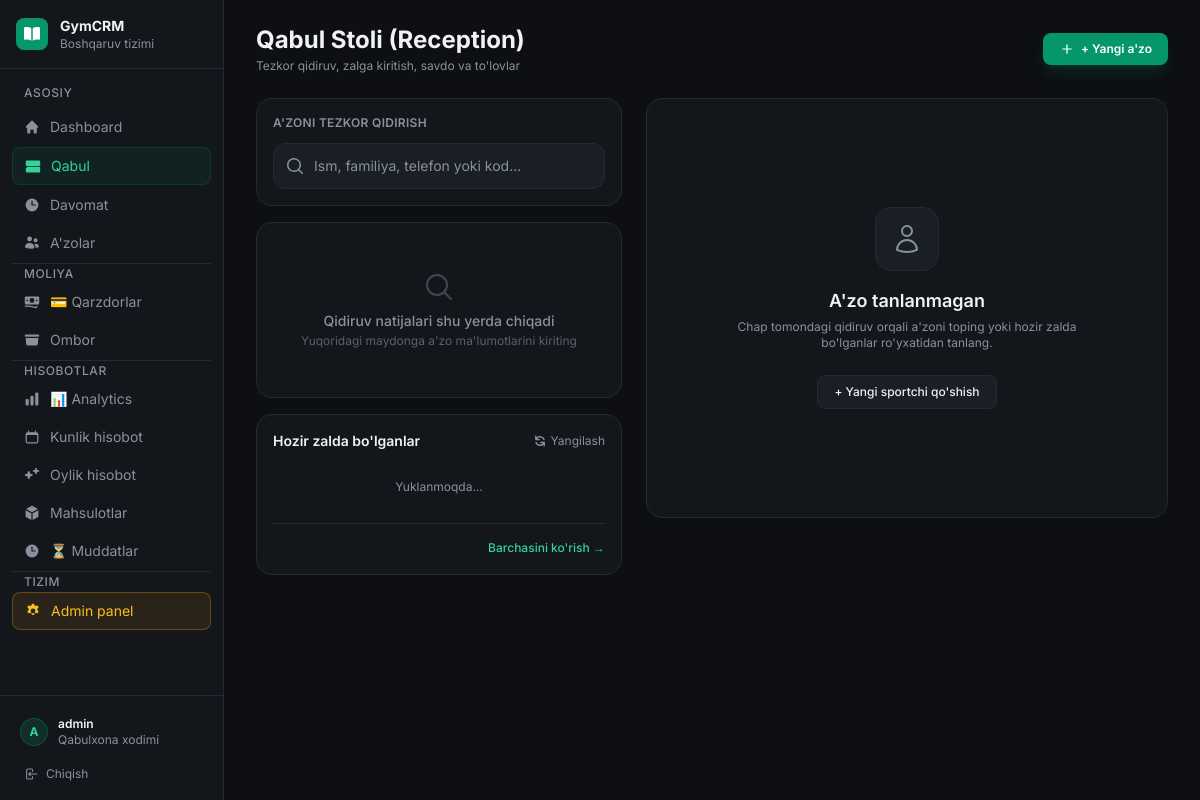
The page /members/reception/ (signed in) on the database its author committed.
### apps/accounts/models.py (models this page shows, shortened)
class User(AbstractUser):
    role = models.CharField("Rol", max_length=20, choices=Role.choices, default=Role.RECEPTIONIST)
    phone = models.CharField("Telefon", max_length=32, blank=True)
    class Meta:
        ordering = ["username"]
        verbose_name = "Foydalanuvchi"
        verbose_name_plural = "Foydalanuvchilar"
    @property
    def is_manager(self):
        return self.role in (Role.OWNER, Role.MANAGER) or self.is_superuser

### apps/members/views.py (the view)
# urls.py: path("reception/", views.reception_home, name="reception"),
@login_required
def reception_home(request):
    return render(request, "members/reception.html", {})

### templates/members/reception.html (shortened to what this page needs)
{% extends "base.html" %}
{% block content %}
<div class="space-y-6">
  <div class="flex flex-col sm:flex-row sm:items-center justify-between gap-4">
    <div>
      <h1 class="text-2xl font-bold text-[#F0F2F5]">Qabul Stoli (Reception)</h1>
      <p class="text-xs text-[#8A919E] mt-0.5">Tezkor qidiruv, zalga kiritish, savdo va to'lovlar</p>
    </div>
    <div class="flex items-center gap-2">
      <a href="{% url 'members:create' %}"
         class="inline-flex items-center gap-1.5 px-4 py-2 bg-emerald-600 hover:bg-emerald-500 text-white text-xs font-semibold rounded-lg transition-colors shadow-lg shadow-emerald-600/20">
        <svg xmlns="http://www.w3.org/2000/svg" viewBox="0 0 20 20" fill="currentColor" class="w-4 h-4">
          <path d="M10.75 4.75a.75.75 0 00-1.5 0v4.5h-4.5a.75.75 0 000 1.5h4.5v4.5a.75.75 0 001.5 0v-4.5h4.5a.75.75 0 000-1.5h-4.5v-4.5z"/>
        </svg>
        + Yangi a'zo
      </a>
    </div>
  </div>
  <div class="grid grid-cols-1 lg:grid-cols-12 gap-6">
    <div class="lg:col-span-5 space-y-4">
      <div class="bg-[#13161B] border border-[#252A33] rounded-2xl p-4 space-y-3">
        <label for="member-search" class="block text-xs font-semibold text-[#8A919E] uppercase tracking-wide">
          A'zoni tezkor qidirish
        </label>
        <div class="relative">
          <input type="text"
                 id="member-search"
                 name="q"
                 placeholder="Ism, familiya, telefon yoki kod..."
                 autocomplete="off"
                 autofocus
                 hx-get="{% url 'members:list' %}"
                 hx-trigger="keyup changed delay:300ms, search"
                 hx-target="#search-results"
                 hx-indicator="#search-spinner"
                 class="w-full bg-[#1A1E25] border border-[#252A33] rounded-xl pl-10 pr-10 py-3 text-sm text-[#F0F2F5] placeholder-[#8A919E] focus:outline-none focus:border-emerald-500 focus:ring-1 focus:ring-emerald-500/30 transition-all">
          <div class="absolute inset-y-0 left-0 pl-3 flex items-center pointer-events-none text-[#8A919E]">
          </div>
        </div>
      </div>
      <div id="search-results" class="bg-[#13161B] border border-[#252A33] rounded-2xl p-4 min-h-[160px]">
        <div class="text-center py-8 text-[#8A919E]">
          <svg xmlns="http://www.w3.org/2000/svg" viewBox="0 0 24 24" fill="none" stroke="currentColor" class="w-8 h-8 mx-auto mb-2 opacity-40">
            <path stroke-linecap="round" stroke-linejoin="round" stroke-width="1.5" d="M21 21l-5.197-5.197m0 0A7.5 7.5 0 105.196 5.196a7.5 7.5 0 0010.607 10.607z" />
          </svg>
          <p class="text-sm font-medium">Qidiruv natijalari shu yerda chiqadi</p>
          <p class="text-xs text-[#8A919E]/60 mt-0.5">Yuqoridagi maydonga a'zo ma'lumotlarini kiriting</p>
        </div>
      </div>
      <div class="bg-[#13161B] border border-[#252A33] rounded-2xl p-4">
        <div class="flex items-center justify-between mb-3">
          <h2 class="text-sm font-semibold text-[#F0F2F5]">Hozir zalda bo'lganlar</h2>
          <button hx-get="{% url 'attendance:in_gym_list' %}"
                  hx-target="#in-gym-panel"
                  class="text-xs text-[#8A919E] hover:text-emerald-400 transition-colors flex items-center gap-1">
            Yangilash
          </button>
        </div>
        <div id="in-gym-panel"
             hx-get="{% url 'attendance:in_gym_list' %}"
             hx-trigger="load, every 30s">
          <div class="text-center py-4 text-xs text-[#8A919E]">Yuklanmoqda...</div>
        </div>
        <div class="mt-3 pt-2.5 border-t border-[#252A33] text-right">
          <a href="{% url 'attendance:board' %}"
             class="text-xs text-emerald-400 hover:text-emerald-300 font-medium inline-flex items-center gap-1 transition-colors">
            Barchasini ko'rish &rarr;
          </a>
        </div>
      </div>
    </div>
    <div class="lg:col-span-7">
      <div id="member-card-modal"
           x-data="{ open: false }"
           x-on:htmx:after-swap.window="if ($event.detail.target && $el.querySelector('#member-card')?.contains($event.detail.target) && $el.querySelector('#member-card').innerHTML.trim() !== '') { open = true; }"
           x-effect="document.body.classList.toggle('member-modal-open', open)"
           x-on:close-member-modal.window="open = false"
           @keydown.escape.window="open = false">
        <div :class="open
               ? 'fixed inset-x-0 bottom-0 z-50 rounded-t-2xl max-h-[90dvh] overflow-y-auto pb-[env(safe-area-inset-bottom)] md:static md:z-auto md:max-h-none md:overflow-visible md:pb-0 md:rounded-none'
               : 'hidden md:block md:static md:z-auto md:max-h-none md:overflow-visible md:pb-0 md:rounded-none'"
             class="w-full max-w-full overflow-x-hidden">
          <div id="member-card" class="w-full max-w-full overflow-x-hidden">
            <div class="bg-[#13161B] border border-[#252A33] rounded-2xl p-10 text-center text-[#8A919E] flex flex-col items-center justify-center min-h-[420px]">
              <div class="w-16 h-16 rounded-2xl bg-[#1A1E25] border border-[#252A33] flex items-center justify-center mb-4 text-[#8A919E]">
              </div>
              <h2 class="text-lg font-semibold text-[#F0F2F5] mb-1">A'zo tanlanmagan</h2>
              <p class="text-xs text-[#8A919E] max-w-sm">
                Chap tomondagi qidiruv orqali a'zoni toping yoki hozir zalda bo'lganlar ro'yxatidan tanlang.
              </p>
              <div class="mt-6 flex gap-3">
                <a href="{% url 'members:create' %}"
                   class="px-4 py-2 bg-[#1A1E25] hover:bg-[#252A33] border border-[#252A33] text-[#F0F2F5] text-xs font-medium rounded-lg transition-colors">
                  + Yangi sportchi qo'shish
                </a>
              </div>
            </div>
          </div>
        </div>
      </div>
    </div>
  </div>
</div>
{% endblock %}

### templates/base.html (shortened to what this page needs)
{% load static humanize %}
<!DOCTYPE html>
<html lang="uz" class="dark overflow-x-hidden">
<head>
  <script src="https://cdn.tailwindcss.com"></script>
</head>
<body class="min-h-screen bg-[#0D0F12] antialiased overflow-x-hidden">
  {% if user.is_authenticated %}
  <div x-data="{ open: false }" @keydown.escape.window="open = false">
    <aside id="sidebar"
      class="fixed inset-y-0 left-0 z-40 w-56 bg-[#13161B] border-r border-[#252A33] flex flex-col
             transform -translate-x-full lg:translate-x-0 transition-transform duration-200 ease-in-out"
      :class="open ? 'translate-x-0' : ''">
      <div class="flex items-center gap-3 px-4 py-4 border-b border-[#252A33]">
        <div class="w-8 h-8 bg-emerald-600 rounded-lg flex items-center justify-center flex-shrink-0">
        </div>
        <div>
          <p class="text-sm font-bold text-[#F0F2F5]">GymCRM</p>
          <p class="text-xs text-[#8A919E]">Boshqaruv tizimi</p>
        </div>
      </div>
      <nav class="flex-1 overflow-y-auto px-3 py-4 space-y-0.5">
        <p class="text-xs font-medium text-[#8A919E] uppercase tracking-wider px-3 mb-2">Asosiy</p>
        <a href="{% url 'dashboard:index' %}"
           class="flex items-center gap-2.5 px-3 py-2 rounded-lg text-sm transition-colors
                  {% if request.resolver_match.namespace == 'dashboard' %}bg-emerald-600/10 text-emerald-400 border border-emerald-600/20{% else %}text-[#8A919E] hover:text-[#F0F2F5] hover:bg-[#1A1E25]{% endif %}">
          Dashboard
        </a>
        <a href="{% url 'members:reception' %}"
           class="flex items-center gap-2.5 px-3 py-2 rounded-lg text-sm transition-colors
                  {% if request.resolver_match.url_name == 'reception' %}bg-emerald-600/10 text-emerald-400 border border-emerald-600/20{% else %}text-[#8A919E] hover:text-[#F0F2F5] hover:bg-[#1A1E25]{% endif %}">
          Qabul
        </a>
        <a href="{% url 'attendance:board' %}"
           class="flex items-center gap-2.5 px-3 py-2 rounded-lg text-sm transition-colors
                  {% if request.resolver_match.namespace == 'attendance' and request.resolver_match.url_name == 'board' %}bg-emerald-600/10 text-emerald-400 border border-emerald-600/20{% else %}text-[#8A919E] hover:text-[#F0F2F5] hover:bg-[#1A1E25]{% endif %}">
          <svg xmlns="http://www.w3.org/2000/svg" viewBox="0 0 20 20" fill="currentColor" class="w-4 h-4 flex-shrink-0">
            <path fill-rule="evenodd" d="M10 18a8 8 0 100-16 8 8 0 000 16zm.75-13a.75.75 0 00-1.5 0v5c0 .414.336.75.75.75h4a.75.75 0 000-1.5h-3.25V5z" clip-rule="evenodd"/>
          </svg>
          Davomat
        </a>
        <a href="{% url 'members:list' %}"
           class="flex items-center gap-2.5 px-3 py-2 rounded-lg text-sm transition-colors
                  {% if request.resolver_match.namespace == 'members' and request.resolver_match.url_name == 'list' %}bg-emerald-600/10 text-emerald-400 border border-emerald-600/20{% else %}text-[#8A919E] hover:text-[#F0F2F5] hover:bg-[#1A1E25]{% endif %}">
          A'zolar
        </a>
        <div class="my-3 border-t border-[#252A33]"></div>
        <p class="text-xs font-medium text-[#8A919E] uppercase tracking-wider px-3 mb-2">Moliya</p>
        <a href="{% url 'billing:debtors' %}"
           class="flex items-center gap-2.5 px-3 py-2 rounded-lg text-sm transition-colors
                  {% if request.resolver_match.namespace == 'billing' %}bg-emerald-600/10 text-emerald-400 border border-emerald-600/20{% else %}text-[#8A919E] hover:text-[#F0F2F5] hover:bg-[#1A1E25]{% endif %}">
          💳 Qarzdorlar
        </a>
        {% if user.is_manager %}
        <a href="{% url 'inventory:list' %}"
           class="flex items-center gap-2.5 px-3 py-2 rounded-lg text-sm transition-colors
                  {% if request.resolver_match.namespace == 'inventory' %}bg-emerald-600/10 text-emerald-400 border border-emerald-600/20{% else %}text-[#8A919E] hover:text-[#F0F2F5] hover:bg-[#1A1E25]{% endif %}">
          <svg xmlns="http://www.w3.org/2000/svg" viewBox="0 0 20 20" fill="currentColor" class="w-4 h-4 flex-shrink-0">
            <path d="M2 3a1 1 0 00-1 1v1a1 1 0 001 1h16a1 1 0 001-1V4a1 1 0 00-1-1H2zM2 7.5h16l-.811 7.71a2 2 0 01-1.99 1.79H4.802a2 2 0 01-1.99-1.79L2 7.5z"/>
          </svg>
          Ombor
        </a>
        {% endif %}
        <div class="my-3 border-t border-[#252A33]"></div>
        <p class="text-xs font-medium text-[#8A919E] uppercase tracking-wider px-3 mb-2">Hisobotlar</p>
        <a href="{% url 'reports:analytics' %}"
           class="flex items-center gap-2.5 px-3 py-2 rounded-lg text-sm transition-colors
                  {% if request.resolver_match.url_name == 'analytics' %}bg-emerald-600/10 text-emerald-400 border border-emerald-600/20{% else %}text-[#8A919E] hover:text-[#F0F2F5] hover:bg-[#1A1E25]{% endif %}">
          📊 Analytics
        </a>
        <a href="{% url 'reports:daily' %}"
           class="flex items-center gap-2.5 px-3 py-2 rounded-lg text-sm transition-colors
                  {% if request.resolver_match.url_name == 'daily' %}bg-emerald-600/10 text-emerald-400 border border-emerald-600/20{% else %}text-[#8A919E] hover:text-[#F0F2F5] hover:bg-[#1A1E25]{% endif %}">
          Kunlik hisobot
        </a>
        <a href="{% url 'reports:monthly' %}"
           class="flex items-center gap-2.5 px-3 py-2 rounded-lg text-sm transition-colors
                  {% if request.resolver_match.url_name == 'monthly' %}bg-emerald-600/10 text-emerald-400 border border-emerald-600/20{% else %}text-[#8A919E] hover:text-[#F0F2F5] hover:bg-[#1A1E25]{% endif %}">
          Oylik hisobot
        </a>
        <a href="{% url 'reports:products' %}"
           class="flex items-center gap-2.5 px-3 py-2 rounded-lg text-sm transition-colors
                  {% if request.resolver_match.url_name == 'products' %}bg-emerald-600/10 text-emerald-400 border border-emerald-600/20{% else %}text-[#8A919E] hover:text-[#F0F2F5] hover:bg-[#1A1E25]{% endif %}">
          Mahsulotlar
        </a>
        <a href="{% url 'reports:expiring' %}"
           class="flex items-center gap-2.5 px-3 py-2 rounded-lg text-sm transition-colors
                  {% if request.resolver_match.url_name == 'expiring' %}bg-emerald-600/10 text-emerald-400 border border-emerald-600/20{% else %}text-[#8A919E] hover:text-[#F0F2F5] hover:bg-[#1A1E25]{% endif %}">
          <svg xmlns="http://www.w3.org/2000/svg" viewBox="0 0 20 20" fill="currentColor" class="w-4 h-4 flex-shrink-0">
            <path fill-rule="evenodd" d="M10 18a8 8 0 100-16 8 8 0 000 16zm.75-13a.75.75 0 00-1.5 0v5c0 .414.336.75.75.75h4a.75.75 0 000-1.5h-3.25V5z" clip-rule="evenodd"/>
          </svg>
          ⏳ Muddatlar
        </a>
        {% if user.is_staff %}
        <div class="my-3 border-t border-[#252A33]"></div>
        <p class="text-xs font-medium text-[#8A919E] uppercase tracking-wider px-3 mb-2">Tizim</p>
        <a href="{% url 'admin:index' %}"
           class="flex items-center gap-2.5 px-3 py-2 rounded-lg text-sm transition-colors border border-amber-500/30 bg-amber-500/10 text-amber-400 hover:bg-amber-500/20">
          Admin panel
        </a>
        {% endif %}
      </nav>
      <div class="border-t border-[#252A33] p-3">
        <div class="flex items-center gap-2.5 px-2 py-2">
          <div class="w-7 h-7 rounded-full bg-emerald-600/20 border border-emerald-600/30 flex items-center justify-center flex-shrink-0">
            <span class="text-xs font-bold text-emerald-400">{{ user.username|first|upper }}</span>
          </div>
          <div class="flex-1 min-w-0">
            <p class="text-xs font-semibold text-[#F0F2F5] truncate">{{ user.get_full_name|default:user.username }}</p>
            <p class="text-xs text-[#8A919E] truncate">{{ user.get_role_display }}</p>
          </div>
        </div>
        <form method="post" action="{% url 'accounts:logout' %}">
          <button type="submit" class="w-full flex items-center gap-2 px-3 py-1.5 rounded-lg text-xs text-[#8A919E] hover:text-red-400 hover:bg-red-500/5 transition-colors mt-1">
            Chiqish
          </button>
        </form>
      </div>
    </aside>
    <div class="lg:ml-56 min-h-screen flex flex-col">
      <main class="flex-1 px-4 sm:px-6 lg:px-8 py-6 pb-24 lg:pb-6">
        {% block content %}{% endblock %}
      </main>
    </div>
  </div>
  {% else %}
  <div class="min-h-screen bg-[#0D0F12] flex items-center justify-center">
    {% block auth_content %}{% endblock %}
  </div>
  {% endif %}
</body>
</html>

### templates/base.html (style rules this page uses)
html, body { overflow-x: hidden; max-width: 100%; }
body { font-family: 'Inter', sans-serif; background-color: #0D0F12; color: #F0F2F5; }

### rows shown on the page
User: username|first "A", get_full_name "admin", role "Qabulxona xodimi"
